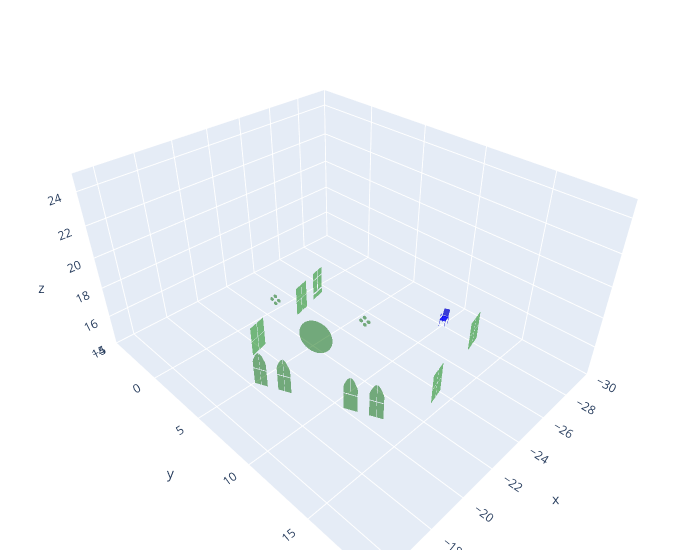

Write notebook code for a chart like this one.
### Code cell
import plotly.graph_objects as go
import numpy as np

# Assuming object_mesh.triangles and windows.triangles are numpy arrays with shape (n, 3, 3)

# Function to create plotly mesh
def create_mesh(triangles, color):
    x, y, z = triangles[:, :, 0].flatten(), triangles[:, :, 1].flatten(), triangles[:, :, 2].flatten()
    I = np.arange(0, len(x), 3)
    J = np.arange(1, len(x), 3)
    K = np.arange(2, len(x), 3)
    mesh = go.Mesh3d(
        x=x,
        y=y,
        z=z,
        i=I,
        j=J,
        k=K,
        color=color,
        opacity=0.50
    )
    return mesh

# Create traces for object_mesh and windows
object_trace = create_mesh(object_mesh.triangles, 'blue')
windows_trace = create_mesh(windows.triangles, 'green')

# Create the figure
fig = go.Figure(data=[windows_trace, object_trace])

# Update layout for better visualization -- windows
fig.update_layout(
    scene=dict(
        xaxis=dict(nticks=10, range=[-30,-15]),
        yaxis=dict(nticks=10, range=[-5,20]),
        zaxis=dict(nticks=10, range=[14,25])
    ),
    width=700,
    margin=dict(r=20, l=10, b=10, t=10)
)
# set aspect ratio to be equal
fig.update_layout(scene_aspectmode='data')

fig.show()

### Figure 1 — Plotly figure (JSON) as saved in the notebook; plotly's stock layout.template omitted (floating-point values rounded to 4 significant figures; data arrays with more than 128 entries replaced by an {"elided": "..."} marker saying what was removed)
{"data": [{"color": "green", "i": {"elided": "4919 int values"}, "j": {"elided": "4919 int values"}, "k": {"elided": "4919 int values"}, "opacity": 0.5, "type": "mesh3d", "x": {"elided": "14757 float values"}, "y": {"elided": "14757 float values"}, "z": {"elided": "14757 float values"}}, {"color": "blue", "i": {"elided": "19038 int values"}, "j": {"elided": "19038 int values"}, "k": {"elided": "19038 int values"}, "opacity": 0.5, "type": "mesh3d", "x": {"elided": "57114 float values"}, "y": {"elided": "57114 float values"}, "z": {"elided": "57114 float values"}}], "layout": {"margin": {"b": 10, "l": 10, "r": 20, "t": 10}, "scene": {"aspectmode": "data", "xaxis": {"nticks": 10, "range": [-30, -15]}, "yaxis": {"nticks": 10, "range": [-5, 20]}, "zaxis": {"nticks": 10, "range": [14, 25]}}, "width": 700}}
